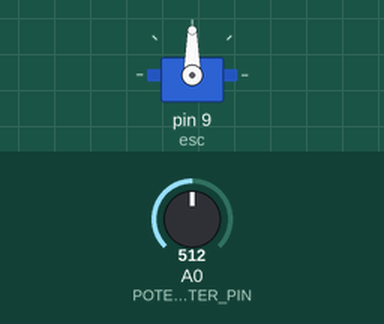
The sketch below on a simulated Arduino Uno, built with avr-gcc and run on an emulated ATmega328P. Shown: servo. The inputs (shaded band) are chosen by the test bench; at power-on: A0 (POTENTIOMETER_PIN) = 512. What the sketch prints to the serial monitor is not drawn.

Above: at 8.2 s.
8.3 s: A0 (POTENTIOMETER_PIN) set to 716
At 9.5 s:
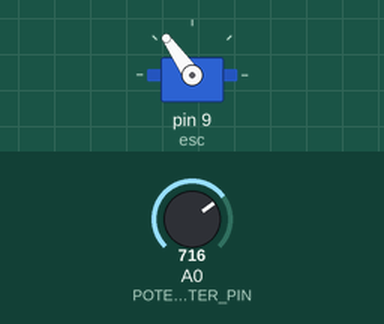
9.8 s: A0 (POTENTIOMETER_PIN) set to 900
At 10.8 s:
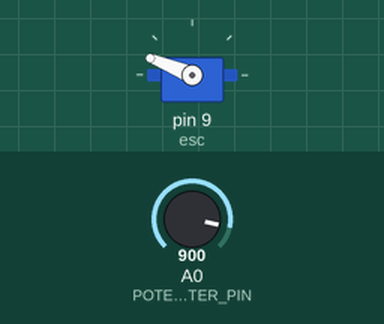
11.3 s: A0 (POTENTIOMETER_PIN) set to 1023
At 11.9 s:
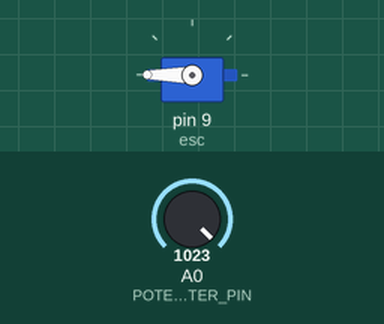
12.8 s: A0 (POTENTIOMETER_PIN) set to 306
At 13.1 s:
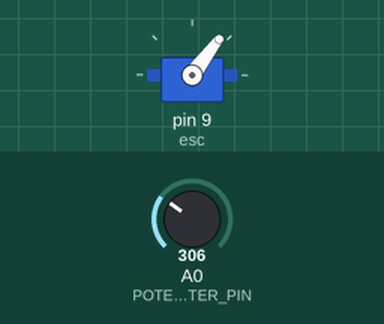
14.3 s: A0 (POTENTIOMETER_PIN) set to 122
At 15.4 s:
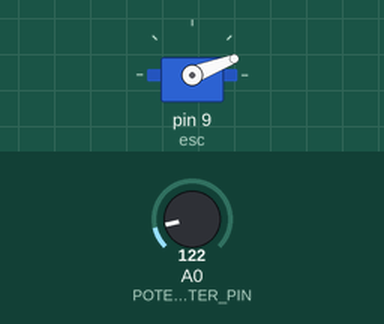
15.8 s: A0 (POTENTIOMETER_PIN) set to 0
At 16.6 s:
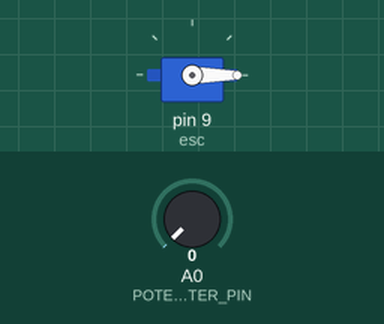
Timing chart, 0 to 18.3 s (numbered marks = the images above; inputs shaded):
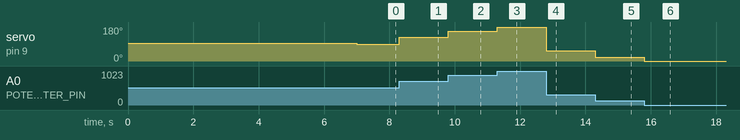

The sketch:

ESC_1.ino
```cpp
#include <Servo.h>

Servo esc;

#define POTENTIOMETER_PIN A0

int pinVal;

void setup()
{
  Serial.begin(115200);
  pinVal = 0;
  esc.attach(9);    // Pin 9 = PWM signal
  esc.writeMicroseconds(1500); // send "stop" signal to ESC. Also necessary to arm the ESC.
  delay(7000); // delay to allow the ESC to recognize the stopped signal.
  //delay(4000);
  //esc.write(180);
}

void loop()
{
  //delay(1000);
  //esc.write(110);
  //Serial.print("Test");
  pinVal = analogRead(POTENTIOMETER_PIN);
  pinVal = map(pinVal, 0, 1023, 0, 180);
  Serial.println(pinVal);
  esc.write(pinVal);
  //Serial.println(analogRead(POTENTIOMETER_PIN));

}
```

Measured:
- after the input at 8.3 s, servo on pin 9 (esc): 90° → 125° at once
- after the input at 9.8 s, servo on pin 9 (esc): 125° → 158° at once
- after the input at 11.3 s, servo on pin 9 (esc): 158° → 180° at once
- after the input at 12.8 s, servo on pin 9 (esc): 180° → 53° at once
- after the input at 14.3 s, servo on pin 9 (esc): 53° → 21° at once
- after the input at 15.8 s, servo on pin 9 (esc): 21° → 0° at once
